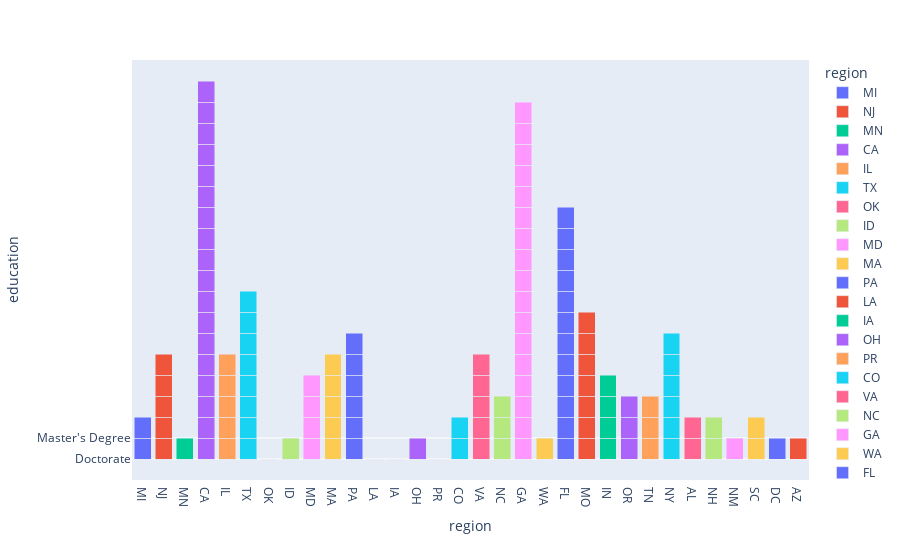

Notebook cell for this chart:
### Code cell
fig = px.bar(result_df, x="region", y="education", color="region",
            hover_data=['title'], barmode = 'stack')
 
fig.show()

### Figure 1 — Plotly figure (JSON) as saved in the notebook; plotly's stock layout.template omitted (floating-point values rounded to 4 significant figures)
{"data": [{"alignmentgroup": "True", "customdata": [["Sales Representative"], ["Social Service II Non-Exempt - LHMI"], ["SLP Position - Hospital"]], "hovertemplate": "region=%{x}<br>education=%{y}<br>title=%{customdata[0]}<extra></extra>", "legendgroup": "MI", "marker": {"color": "#636efa", "pattern": {"shape": ""}}, "name": "MI", "offsetgroup": "MI", "orientation": "v", "showlegend": true, "textposition": "auto", "type": "bar", "x": ["MI", "MI", "MI"], "xaxis": "x", "y": ["Doctorate", "Master's Degree", "Master's Degree"], "yaxis": "y"}, {"alignmentgroup": "True", "customdata": [["Postdoctoral Scientist"], ["Psychologist"], ["Bilingual Therapist"], ["Associate Scientist"], ["Quantitative Finance Analyst"], ["APN - Part Time"], ["Sr. Account Executive (IT Solutions and Services / Solution sales)"]], "hovertemplate": "region=%{x}<br>education=%{y}<br>title=%{customdata[0]}<extra></extra>", "legendgroup": "NJ", "marker": {"color": "#EF553B", "pattern": {"shape": ""}}, "name": "NJ", "offsetgroup": "NJ", "orientation": "v", "showlegend": true, "textposition": "auto", "type": "bar", "x": ["NJ", "NJ", "NJ", "NJ", "NJ", "NJ", "NJ"], "xaxis": "x", "y": ["Doctorate", "Doctorate", "Master's Degree", "Master's Degree", "Master's Degree", "Master's Degree", "Master's Degree"], "yaxis": "y"}, {"alignmentgroup": "True", "customdata": [["Senior Human Factors Engineer"], ["SLP Position - Skilled Nursing Facility"]], "hovertemplate": "region=%{x}<br>education=%{y}<br>title=%{customdata[0]}<extra></extra>", "legendgroup": "MN", "marker": {"color": "#00cc96", "pattern": {"shape": ""}}, "name": "MN", "offsetgroup": "MN", "orientation": "v", "showlegend": true, "textposition": "auto", "type": "bar", "x": ["MN", "MN"], "xaxis": "x", "y": ["Doctorate", "Master's Degree"], "yaxis": "y"}, {"alignmentgroup": "True", "customdata": [["PROFESSIONAL LIABILITY ATTORNEY"], ["Senior Scientist - Burlingame, CA"], ["Senior Scientist, Assay Technology Innovation & Development"], ["Hospital Psychology Intake Manager"], ["Mechanical Engineer/Materials Scientist"], ["Therapist - Pool"], ["Clinical Social Worker"], ["Speech-Language Pathologist"], ["iOS Developer"], ["SLP - School"], ["School Psychologist"], ["Bilingual Speech Language Pathologist (SLP)"], ["Health Program Manager II"], ["Quality Analyst"], ["Licensed Social Worker (LCSW/LMFT) - SFMC Psych Adult"], ["School Occupational Therapist (OT)"], ["Principal Data Scientist - Search"], ["Medical Assistant"], ["Maritime Instructor (On-Call)"], ["Sr Director Strategy"], ["Clinician - Migrant Services"], ["Social Service II"], ["Sr Director Corporate Strategy"]], "hovertemplate": "region=%{x}<br>education=%{y}<br>title=%{customdata[0]}<extra></extra>", "legendgroup": "CA", "marker": {"color": "#ab63fa", "pattern": {"shape": ""}}, "name": "CA", "offsetgroup": "CA", "orientation": "v", "showlegend": true, "textposition": "auto", "type": "bar", "x": ["CA", "CA", "CA", "CA", "CA", "CA", "CA", "CA", "CA", "CA", "CA", "CA", "CA", "CA", "CA", "CA", "CA", "CA", "CA", "CA", "CA", "CA", "CA"], "xaxis": "x", "y": ["Doctorate", "Doctorate", "Doctorate", "Doctorate", "Doctorate", "Master's Degree", "Master's Degree", "Master's Degree", "Master's Degree", "Master's Degree", "Master's Degree", "Master's Degree", "Master's Degree", "Master's Degree", "Master's Degree", "Master's Degree", "Master's Degree", "Master's Degree", "Master's Degree", "Master's Degree", "Master's Degree", "Master's Degree", "Master's Degree"], "yaxis": "y"}, {"alignmentgroup": "True", "customdata": [["Litigation/L&E Associate Attorney (Midlevel to Senior)"], ["Attorney - Commercial Banking"], ["PRVIATE EQUITY FIRM SEEKS TRUST/ESTATE PLANNING ADVISOR!"], ["Unlicensed Juris Doctor Appeals Referee- 100% Remote"], ["Speech-Language Pathologist"], ["✨✨English Teachers for young learners, Teach Remotely. 🍒🍒Make up to $26/hr, Get hired within a week!🎇🎇"], ["Specialist, Regulatory Compliance"], ["Social Worker - Gage Park Area"], ["Assets Controller"]], "hovertemplate": "region=%{x}<br>education=%{y}<br>title=%{customdata[0]}<extra></extra>", "legendgroup": "IL", "marker": {"color": "#FFA15A", "pattern": {"shape": ""}}, "name": "IL", "offsetgroup": "IL", "orientation": "v", "showlegend": true, "textposition": "auto", "type": "bar", "x": ["IL", "IL", "IL", "IL", "IL", "IL", "IL", "IL", "IL"], "xaxis": "x", "y": ["Doctorate", "Doctorate", "Doctorate", "Doctorate", "Master's Degree", "Master's Degree", "Master's Degree", "Master's Degree", "Master's Degree"], "yaxis": "y"}, {"alignmentgroup": "True", "customdata": [["Medical Director"], ["Scientific Director"], ["L1 Master Automotive Technician / Mechanic - White Rock"], ["MFLC Counselor T4 School"], ["Master Certified Technician / Automotive Mechanic"], ["SLP - School"], ["Master Data Coordinator"], ["Capacity Planner"], ["Sr. QA Analyst"], ["Lead Clinician (Military Family Clinic)"]], "hovertemplate": "region=%{x}<br>education=%{y}<br>title=%{customdata[0]}<extra></extra>", "legendgroup": "TX", "marker": {"color": "#19d3f3", "pattern": {"shape": ""}}, "name": "TX", "offsetgroup": "TX", "orientation": "v", "showlegend": true, "textposition": "auto", "type": "bar", "x": ["TX", "TX", "TX", "TX", "TX", "TX", "TX", "TX", "TX", "TX"], "xaxis": "x", "y": ["Doctorate", "Doctorate", "Master's Degree", "Master's Degree", "Master's Degree", "Master's Degree", "Master's Degree", "Master's Degree", "Master's Degree", "Master's Degree"], "yaxis": "y"}, {"alignmentgroup": "True", "customdata": [["Sales Representative"]], "hovertemplate": "region=%{x}<br>education=%{y}<br>title=%{customdata[0]}<extra></extra>", "legendgroup": "OK", "marker": {"color": "#FF6692", "pattern": {"shape": ""}}, "name": "OK", "offsetgroup": "OK", "orientation": "v", "showlegend": true, "textposition": "auto", "type": "bar", "x": ["OK"], "xaxis": "x", "y": ["Doctorate"], "yaxis": "y"}, {"alignmentgroup": "True", "customdata": [["Independent Life Insurance Sales Representative"], ["Teach English Online for Chinese Kids! Work Remotely-Flexible Schedule-Without minimum teaching requirments!!!"]], "hovertemplate": "region=%{x}<br>education=%{y}<br>title=%{customdata[0]}<extra></extra>", "legendgroup": "ID", "marker": {"color": "#B6E880", "pattern": {"shape": ""}}, "name": "ID", "offsetgroup": "ID", "orientation": "v", "showlegend": true, "textposition": "auto", "type": "bar", "x": ["ID", "ID"], "xaxis": "x", "y": ["Doctorate", "Master's Degree"], "yaxis": "y"}, {"alignmentgroup": "True", "customdata": [["Hospital Director of Pharmacy"], ["Primary Therapist - Full Time"], ["Test Engineer-TS/SCI REQUIRED"], ["Addiction  Counselor"], ["Registered Nurse"]], "hovertemplate": "region=%{x}<br>education=%{y}<br>title=%{customdata[0]}<extra></extra>", "legendgroup": "MD", "marker": {"color": "#FF97FF", "pattern": {"shape": ""}}, "name": "MD", "offsetgroup": "MD", "orientation": "v", "showlegend": true, "textposition": "auto", "type": "bar", "x": ["MD", "MD", "MD", "MD", "MD"], "xaxis": "x", "y": ["Doctorate", "Master's Degree", "Master's Degree", "Master's Degree", "Master's Degree"], "yaxis": "y"}, {"alignmentgroup": "True", "customdata": [["(Senior) Scientist, mRNA/Oligo Analytical Chemistry"], ["Clinical Supervisor - $3,000 Sign On Bonus"], ["SLP - School"], ["Clinical Development Scientist IV - Remote"], ["Integrated Team Director - ACCS - Team 4"], ["Business Development Engineer"]], "hovertemplate": "region=%{x}<br>education=%{y}<br>title=%{customdata[0]}<extra></extra>", "legendgroup": "MA", "marker": {"color": "#FECB52", "pattern": {"shape": ""}}, "name": "MA", "offsetgroup": "MA", "orientation": "v", "showlegend": true, "textposition": "auto", "type": "bar", "x": ["MA", "MA", "MA", "MA", "MA", "MA"], "xaxis": "x", "y": ["Doctorate", "Master's Degree", "Master's Degree", "Master's Degree", "Master's Degree", "Master's Degree"], "yaxis": "y"}, {"alignmentgroup": "True", "customdata": [["Sales Representative"], ["Quality Improvement Specialist"], ["Psychiatric/MH Registered Nurse Practitioner"], ["MH Outpatient Therapist"], ["Lead Athletic Trainer"], ["EAP Care Manager-Remote Position"], ["Physical Therapist, NICU - Per Diem"]], "hovertemplate": "region=%{x}<br>education=%{y}<br>title=%{customdata[0]}<extra></extra>", "legendgroup": "PA", "marker": {"color": "#636efa", "pattern": {"shape": ""}}, "name": "PA", "offsetgroup": "PA", "orientation": "v", "showlegend": true, "textposition": "auto", "type": "bar", "x": ["PA", "PA", "PA", "PA", "PA", "PA", "PA"], "xaxis": "x", "y": ["Doctorate", "Master's Degree", "Master's Degree", "Master's Degree", "Master's Degree", "Master's Degree", "Master's Degree"], "yaxis": "y"}, {"alignmentgroup": "True", "customdata": [["Sales Representative"]], "hovertemplate": "region=%{x}<br>education=%{y}<br>title=%{customdata[0]}<extra></extra>", "legendgroup": "LA", "marker": {"color": "#EF553B", "pattern": {"shape": ""}}, "name": "LA", "offsetgroup": "LA", "orientation": "v", "showlegend": true, "textposition": "auto", "type": "bar", "x": ["LA"], "xaxis": "x", "y": ["Doctorate"], "yaxis": "y"}, {"alignmentgroup": "True", "customdata": [["General Dentist- Iowa (Sign on plus relocation)"]], "hovertemplate": "region=%{x}<br>education=%{y}<br>title=%{customdata[0]}<extra></extra>", "legendgroup": "IA", "marker": {"color": "#00cc96", "pattern": {"shape": ""}}, "name": "IA", "offsetgroup": "IA", "orientation": "v", "showlegend": true, "textposition": "auto", "type": "bar", "x": ["IA"], "xaxis": "x", "y": ["Doctorate"], "yaxis": "y"}, {"alignmentgroup": "True", "customdata": [["Product Development Scientist - Nutrition - Columbus, OH"], ["Sales Representative"], ["SLP Position - Skilled Nursing Facility"]], "hovertemplate": "region=%{x}<br>education=%{y}<br>title=%{customdata[0]}<extra></extra>", "legendgroup": "OH", "marker": {"color": "#ab63fa", "pattern": {"shape": ""}}, "name": "OH", "offsetgroup": "OH", "orientation": "v", "showlegend": true, "textposition": "auto", "type": "bar", "x": ["OH", "OH", "OH"], "xaxis": "x", "y": ["Doctorate", "Doctorate", "Master's Degree"], "yaxis": "y"}, {"alignmentgroup": "True", "customdata": [["Attorney - Junior Associate Tax"]], "hovertemplate": "region=%{x}<br>education=%{y}<br>title=%{customdata[0]}<extra></extra>", "legendgroup": "PR", "marker": {"color": "#FFA15A", "pattern": {"shape": ""}}, "name": "PR", "offsetgroup": "PR", "orientation": "v", "showlegend": true, "textposition": "auto", "type": "bar", "x": ["PR"], "xaxis": "x", "y": ["Doctorate"], "yaxis": "y"}, {"alignmentgroup": "True", "customdata": [["MFLC Counselor T4 General"], ["Operations Supervisor-Swing Shift"]], "hovertemplate": "region=%{x}<br>education=%{y}<br>title=%{customdata[0]}<extra></extra>", "legendgroup": "CO", "marker": {"color": "#19d3f3", "pattern": {"shape": ""}}, "name": "CO", "offsetgroup": "CO", "orientation": "v", "showlegend": true, "textposition": "auto", "type": "bar", "x": ["CO", "CO"], "xaxis": "x", "y": ["Master's Degree", "Master's Degree"], "yaxis": "y"}, {"alignmentgroup": "True", "customdata": [["AWS Systems Engineer"], ["Test Engineer-TS/SCI REQUIRED"], ["Data Engineer II"], ["Senior Scientist"], ["SLP Position - Skilled Nursing Facility"]], "hovertemplate": "region=%{x}<br>education=%{y}<br>title=%{customdata[0]}<extra></extra>", "legendgroup": "VA", "marker": {"color": "#FF6692", "pattern": {"shape": ""}}, "name": "VA", "offsetgroup": "VA", "orientation": "v", "showlegend": true, "textposition": "auto", "type": "bar", "x": ["VA", "VA", "VA", "VA", "VA"], "xaxis": "x", "y": ["Master's Degree", "Master's Degree", "Master's Degree", "Master's Degree", "Master's Degree"], "yaxis": "y"}, {"alignmentgroup": "True", "customdata": [["Labor and Employment Attorney"], ["Quantitative Finance Analyst - Charlotte, NC"], ["Senior Commercial Development Director, Drug Product"]], "hovertemplate": "region=%{x}<br>education=%{y}<br>title=%{customdata[0]}<extra></extra>", "legendgroup": "NC", "marker": {"color": "#B6E880", "pattern": {"shape": ""}}, "name": "NC", "offsetgroup": "NC", "orientation": "v", "showlegend": true, "textposition": "auto", "type": "bar", "x": ["NC", "NC", "NC"], "xaxis": "x", "y": ["Master's Degree", "Master's Degree", "Master's Degree"], "yaxis": "y"}, {"alignmentgroup": "True", "customdata": [["NP or PA, Palliative Care"], ["IT Project Manager"], ["Senior Quantitative Financial Analyst"], ["Teacher of English for Online Groups!"], ["Speech Language Pathologist"], ["Telephonic Crisis Line Clinician - LMSW LCSW or LPC"], ["Quantitative Finance Analyst"], ["🚗English Teachers for young learners,🚗 Teach Remotely. Make up to $26/hr,🚗 Get hired within a week!"], ["Teacher(English) - Online& High-paid Job - Easy hiring process"], ["English Teachers for young learners, Teach Remotely. Make up to $26/hr, Get hired within a week!"], ["Quantitative Financial Analyst"], ["Psychologist - Primary Care"], ["Android Developer"], ["Financial Systems Manager"], ["Redis Engineer (with Python )"], ["Product Designer"], ["SLP Position - School"]], "hovertemplate": "region=%{x}<br>education=%{y}<br>title=%{customdata[0]}<extra></extra>", "legendgroup": "GA", "marker": {"color": "#FF97FF", "pattern": {"shape": ""}}, "name": "GA", "offsetgroup": "GA", "orientation": "v", "showlegend": true, "textposition": "auto", "type": "bar", "x": ["GA", "GA", "GA", "GA", "GA", "GA", "GA", "GA", "GA", "GA", "GA", "GA", "GA", "GA", "GA", "GA", "GA"], "xaxis": "x", "y": ["Master's Degree", "Master's Degree", "Master's Degree", "Master's Degree", "Master's Degree", "Master's Degree", "Master's Degree", "Master's Degree", "Master's Degree", "Master's Degree", "Master's Degree", "Master's Degree", "Master's Degree", "Master's Degree", "Master's Degree", "Master's Degree", "Master's Degree"], "yaxis": "y"}, {"alignmentgroup": "True", "customdata": [["SLP Position - Skilled Nursing Facility"]], "hovertemplate": "region=%{x}<br>education=%{y}<br>title=%{customdata[0]}<extra></extra>", "legendgroup": "WA", "marker": {"color": "#FECB52", "pattern": {"shape": ""}}, "name": "WA", "offsetgroup": "WA", "orientation": "v", "showlegend": true, "textposition": "auto", "type": "bar", "x": ["WA"], "xaxis": "x", "y": ["Master's Degree"], "yaxis": "y"}, {"alignmentgroup": "True", "customdata": [["APRN AdventHealth Medical Group Walgreen’s Express PRN 49th Street"], ["CRIMINAL JUSTICE / HOMELAND SECURITY INSTRUCTOR"], ["School Occupational Therapist (OT)"], ["Chrysler Certified Master Technician"], ["Social Worker MSW FT Days"], ["SPEECH INSTRUCTOR"], ["ENGLISH & LITERATURE INSTRUCTOR"], ["ASSISTANT IN RESEARCH (ENERGY EFFICIENT BUILDINGS)"], ["NURSING (OB/GYN) INSTRUCTOR - PT"], ["Nurse Practitioner (NP)"], ["Early Childhood Special Educator- Support U.S. Military Families in England!"], ["Unit Therapist PRN"]], "hovertemplate": "region=%{x}<br>education=%{y}<br>title=%{customdata[0]}<extra></extra>", "legendgroup": "FL", "marker": {"color": "#636efa", "pattern": {"shape": ""}}, "name": "FL", "offsetgroup": "FL", "orientation": "v", "showlegend": true, "textposition": "auto", "type": "bar", "x": ["FL", "FL", "FL", "FL", "FL", "FL", "FL", "FL", "FL", "FL", "FL", "FL"], "xaxis": "x", "y": ["Master's Degree", "Master's Degree", "Master's Degree", "Master's Degree", "Master's Degree", "Master's Degree", "Master's Degree", "Master's Degree", "Master's Degree", "Master's Degree", "Master's Degree", "Master's Degree"], "yaxis": "y"}, {"alignmentgroup": "True", "customdata": [["Adjunct Instructor - Online"], ["Therapist/Open Access Leader"], ["School Therapist - Elsberry & Winfield Districts"], ["SLP Position - School"], ["Social Worker, MSW"], ["CRITICAL: Therapist- Assertive Community Treatment Team"], ["Pediatric ICU Pediatric Nurse Practitioner"]], "hovertemplate": "region=%{x}<br>education=%{y}<br>title=%{customdata[0]}<extra></extra>", "legendgroup": "MO", "marker": {"color": "#EF553B", "pattern": {"shape": ""}}, "name": "MO", "offsetgroup": "MO", "orientation": "v", "showlegend": true, "textposition": "auto", "type": "bar", "x": ["MO", "MO", "MO", "MO", "MO", "MO", "MO"], "xaxis": "x", "y": ["Master's Degree", "Master's Degree", "Master's Degree", "Master's Degree", "Master's Degree", "Master's Degree", "Master's Degree"], "yaxis": "y"}, {"alignmentgroup": "True", "customdata": [["Master's Level Counselor /Licensed Therapist"], ["Master's Level Therapist/ MSW"], ["Desktop Support Analyst"], ["Chief Executive Officer"]], "hovertemplate": "region=%{x}<br>education=%{y}<br>title=%{customdata[0]}<extra></extra>", "legendgroup": "IN", "marker": {"color": "#00cc96", "pattern": {"shape": ""}}, "name": "IN", "offsetgroup": "IN", "orientation": "v", "showlegend": true, "textposition": "auto", "type": "bar", "x": ["IN", "IN", "IN", "IN"], "xaxis": "x", "y": ["Master's Degree", "Master's Degree", "Master's Degree", "Master's Degree"], "yaxis": "y"}, {"alignmentgroup": "True", "customdata": [["SLP Position - School"], ["Manager, Talent Acquisition"], ["Clinical Supervisor"]], "hovertemplate": "region=%{x}<br>education=%{y}<br>title=%{customdata[0]}<extra></extra>", "legendgroup": "OR", "marker": {"color": "#ab63fa", "pattern": {"shape": ""}}, "name": "OR", "offsetgroup": "OR", "orientation": "v", "showlegend": true, "textposition": "auto", "type": "bar", "x": ["OR", "OR", "OR"], "xaxis": "x", "y": ["Master's Degree", "Master's Degree", "Master's Degree"], "yaxis": "y"}, {"alignmentgroup": "True", "customdata": [["Crisis Response Counselor"], ["Emergency Room Tech"], ["Crisis Response Counselor"]], "hovertemplate": "region=%{x}<br>education=%{y}<br>title=%{customdata[0]}<extra></extra>", "legendgroup": "TN", "marker": {"color": "#FFA15A", "pattern": {"shape": ""}}, "name": "TN", "offsetgroup": "TN", "orientation": "v", "showlegend": true, "textposition": "auto", "type": "bar", "x": ["TN", "TN", "TN"], "xaxis": "x", "y": ["Master's Degree", "Master's Degree", "Master's Degree"], "yaxis": "y"}, {"alignmentgroup": "True", "customdata": [["PHYSICAL THERAPIST PT"], ["Education Director (Training and Development) - Middle School, Promise Academy"], ["Speech Language Pathologist for Early Intervention"], ["Financial Analytics and Derivatives - Senior Associate"], ["Labor Relations Associate"], ["Speech Language Pathologist SLP"]], "hovertemplate": "region=%{x}<br>education=%{y}<br>title=%{customdata[0]}<extra></extra>", "legendgroup": "NY", "marker": {"color": "#19d3f3", "pattern": {"shape": ""}}, "name": "NY", "offsetgroup": "NY", "orientation": "v", "showlegend": true, "textposition": "auto", "type": "bar", "x": ["NY", "NY", "NY", "NY", "NY", "NY"], "xaxis": "x", "y": ["Master's Degree", "Master's Degree", "Master's Degree", "Master's Degree", "Master's Degree", "Master's Degree"], "yaxis": "y"}, {"alignmentgroup": "True", "customdata": [["Strategy& Healthcare Tech Strategy- Senior Associate"], ["Small Engine Mechanic"]], "hovertemplate": "region=%{x}<br>education=%{y}<br>title=%{customdata[0]}<extra></extra>", "legendgroup": "AL", "marker": {"color": "#FF6692", "pattern": {"shape": ""}}, "name": "AL", "offsetgroup": "AL", "orientation": "v", "showlegend": true, "textposition": "auto", "type": "bar", "x": ["AL", "AL"], "xaxis": "x", "y": ["Master's Degree", "Master's Degree"], "yaxis": "y"}, {"alignmentgroup": "True", "customdata": [["Health Care Research Analyst (FT), Heart & Vascular Center"], ["Continuing Care Manager - Social Worker(FT), Care Management"]], "hovertemplate": "region=%{x}<br>education=%{y}<br>title=%{customdata[0]}<extra></extra>", "legendgroup": "NH", "marker": {"color": "#B6E880", "pattern": {"shape": ""}}, "name": "NH", "offsetgroup": "NH", "orientation": "v", "showlegend": true, "textposition": "auto", "type": "bar", "x": ["NH", "NH"], "xaxis": "x", "y": ["Master's Degree", "Master's Degree"], "yaxis": "y"}, {"alignmentgroup": "True", "customdata": [["SLP - School"]], "hovertemplate": "region=%{x}<br>education=%{y}<br>title=%{customdata[0]}<extra></extra>", "legendgroup": "NM", "marker": {"color": "#FF97FF", "pattern": {"shape": ""}}, "name": "NM", "offsetgroup": "NM", "orientation": "v", "showlegend": true, "textposition": "auto", "type": "bar", "x": ["NM"], "xaxis": "x", "y": ["Master's Degree"], "yaxis": "y"}, {"alignmentgroup": "True", "customdata": [["SLP - School"], ["SLP - School"]], "hovertemplate": "region=%{x}<br>education=%{y}<br>title=%{customdata[0]}<extra></extra>", "legendgroup": "SC", "marker": {"color": "#FECB52", "pattern": {"shape": ""}}, "name": "SC", "offsetgroup": "SC", "orientation": "v", "showlegend": true, "textposition": "auto", "type": "bar", "x": ["SC", "SC"], "xaxis": "x", "y": ["Master's Degree", "Master's Degree"], "yaxis": "y"}, {"alignmentgroup": "True", "customdata": [["Crisis Specialist , Bilingual (English and Spanish)"]], "hovertemplate": "region=%{x}<br>education=%{y}<br>title=%{customdata[0]}<extra></extra>", "legendgroup": "DC", "marker": {"color": "#636efa", "pattern": {"shape": ""}}, "name": "DC", "offsetgroup": "DC", "orientation": "v", "showlegend": true, "textposition": "auto", "type": "bar", "x": ["DC"], "xaxis": "x", "y": ["Master's Degree"], "yaxis": "y"}, {"alignmentgroup": "True", "customdata": [["MFLC Counselor T4 School"]], "hovertemplate": "region=%{x}<br>education=%{y}<br>title=%{customdata[0]}<extra></extra>", "legendgroup": "AZ", "marker": {"color": "#EF553B", "pattern": {"shape": ""}}, "name": "AZ", "offsetgroup": "AZ", "orientation": "v", "showlegend": true, "textposition": "auto", "type": "bar", "x": ["AZ"], "xaxis": "x", "y": ["Master's Degree"], "yaxis": "y"}], "layout": {"barmode": "stack", "legend": {"title": {"text": "region"}, "tracegroupgap": 0}, "margin": {"t": 60}, "xaxis": {"anchor": "y", "categoryarray": ["MI", "NJ", "MN", "CA", "IL", "TX", "OK", "ID", "MD", "MA", "PA", "LA", "IA", "OH", "PR", "CO", "VA", "NC", "GA", "WA", "FL", "MO", "IN", "OR", "TN", "NY", "AL", "NH", "NM", "SC", "DC", "AZ"], "categoryorder": "array", "domain": [0, 1], "title": {"text": "region"}}, "yaxis": {"anchor": "x", "domain": [0, 1], "title": {"text": "education"}}}}
